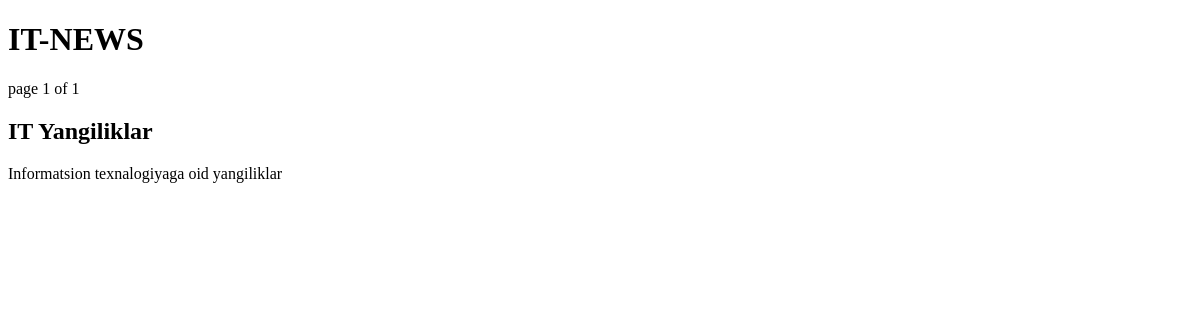
/blog/, run on an earlier commit of the app's database.
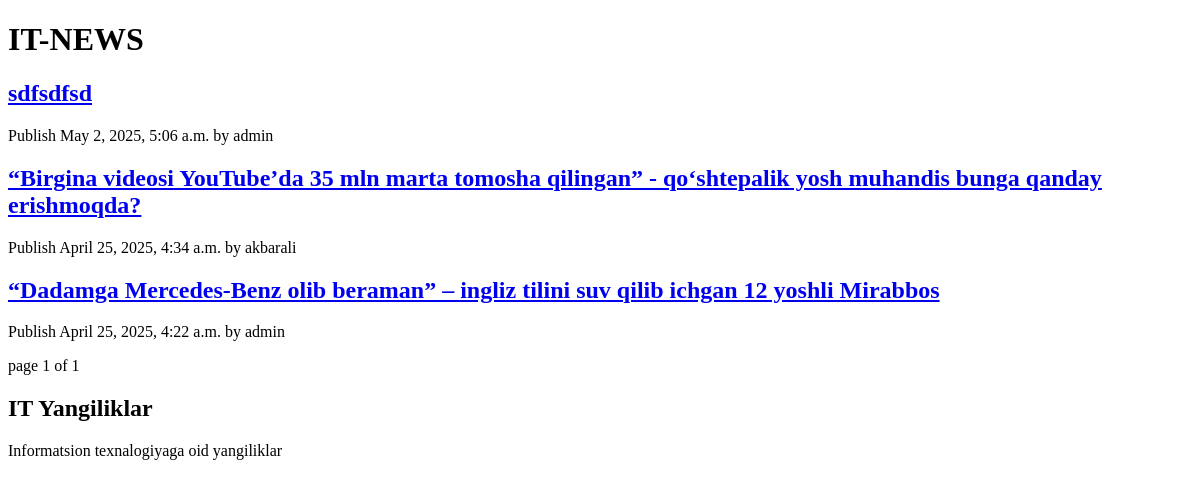
And on a later commit of the database.
### blog/models.py (models this page shows, shortened)
class Post(models.Model):
    STATUS_CHOICES = (
        ('draft', 'Draft'),
        ('published', 'Published')
    )
    title = models.CharField(max_length=250)
    slug = models.SlugField(max_length=250)
    author = models.ForeignKey(User, on_delete=models.CASCADE, related_name='blog_post')
    body = models.TextField()
    publish = models.DateTimeField(default=timezone.now)
    created = models.DateTimeField(auto_now_add=True)
    updated = models.DateTimeField(auto_now=True)
    status = models.CharField(max_length=10, choices=STATUS_CHOICES, default='draft')
    class Meta():
        ordering = ('-publish',)
    objects = models.Manager()
    published = PublishedManager()
    def get_absolute_url(self):
        return reverse("blog:post_detail", args=[self.publish.year,
                                                 self.publish.month,
                                                 self.publish.day,
                                                 self.slug])

### blog/views.py (the view)
# urls.py: path('', PostListView.as_view(), name='list_view'),
class PostListView(ListView):
    queryset = Post.published.all()
    context_object_name = 'posts'
    paginate_by = 5
    template_name = 'blog/post/list.html'

### templates/blog/post/list.html (shortened to what this page needs)
{% extends 'blog/base.html' %}
{% block content %}
    <h1>IT-NEWS</h1>
    {% for post in posts %}
        <div class="post">
            <h2>
                <a href="{{post.get_absolute_url}}">{{post.title}}</a>
            </h2>
            <p class="date">
                Publish {{post.publish}} by {{post.author}}
            </p>
        </div>
    {% endfor %}
    {% include 'paginator.html' with page=page_obj %}
{% endblock content %}

### templates/blog/base.html (shortened to what this page needs)
<!DOCTYPE html>
{% load static %}
<html lang="en">
<head>
    <link rel="stylesheet" href="{% static 'css/blog.css' %}">
</head>
<body>
    <div id="content">
        {% block content %}
        {% endblock content %}
    </div>
    <div id="sidebar">
        <h2>IT Yangiliklar</h2>
        <p>Informatsion texnalogiyaga oid yangiliklar</p>
    </div>
</body>
</html>

### templates/paginator.html (shortened to what this page needs)
<div class="paginator">
    <span class="step-links">
        <span class="current">
            page {{page.number}} of {{page.paginator.num_pages}}
        </span>
    </span>
</div>

What changed in the data, as far as the page shows it:
added Post: title "sdfsdfsd", publish "May 2, 2025, 5:06 a.m.", author "admin"
now on this page (row edited): Post: title "“Birgina videosi YouTube’da 35 mln marta tomosha qilingan” - qo‘shtepalik yosh muhandis bunga qanday erishmoqda?", publish "April 25, 2025, 4:34 a.m.", author "akbarali"
now on this page (row edited): Post: title "“Dadamga Mercedes-Benz olib beraman” – ingliz tilini suv qilib ichgan 12 yoshli Mirabbos", publish "April 25, 2025, 4:22 a.m.", author "admin"
